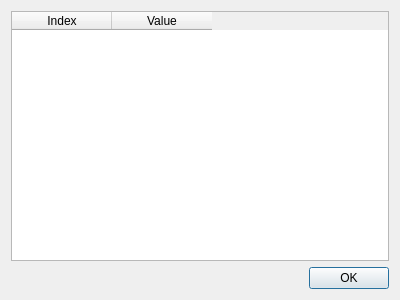
<?xml version="1.0" encoding="UTF-8"?>
<ui version="4.0">
 <class>EditLocalParameterDialog</class>
 <widget class="QDialog" name="EditLocalParameterDialog">
  <property name="geometry">
   <rect>
    <x>0</x>
    <y>0</y>
    <width>400</width>
    <height>300</height>
   </rect>
  </property>
  <property name="windowTitle">
   <string>Edit parameter values</string>
  </property>
  <layout class="QVBoxLayout" name="verticalLayout">
   <item>
    <widget class="QTableWidget" name="tableWidget">
     <column>
      <property name="text">
       <string>Index</string>
      </property>
     </column>
     <column>
      <property name="text">
       <string>Value</string>
      </property>
     </column>
    </widget>
   </item>
   <item>
    <widget class="QDialogButtonBox" name="buttonBox">
     <property name="orientation">
      <enum>Qt::Horizontal</enum>
     </property>
     <property name="standardButtons">
      <set>QDialogButtonBox::Ok</set>
     </property>
    </widget>
   </item>
  </layout>
 </widget>
 <resources/>
 <connections>
  <connection>
   <sender>buttonBox</sender>
   <signal>accepted()</signal>
   <receiver>EditLocalParameterDialog</receiver>
   <slot>accept()</slot>
   <hints>
    <hint type="sourcelabel">
     <x>248</x>
     <y>254</y>
    </hint>
    <hint type="destinationlabel">
     <x>157</x>
     <y>274</y>
    </hint>
   </hints>
  </connection>
  <connection>
   <sender>buttonBox</sender>
   <signal>rejected()</signal>
   <receiver>EditLocalParameterDialog</receiver>
   <slot>reject()</slot>
   <hints>
    <hint type="sourcelabel">
     <x>316</x>
     <y>260</y>
    </hint>
    <hint type="destinationlabel">
     <x>286</x>
     <y>274</y>
    </hint>
   </hints>
  </connection>
 </connections>
</ui>
